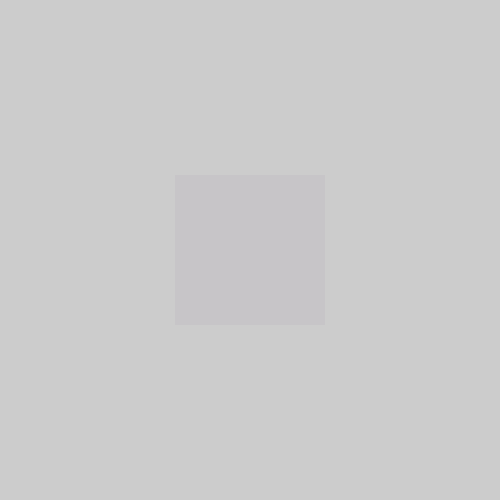
Frame 1 (no input)
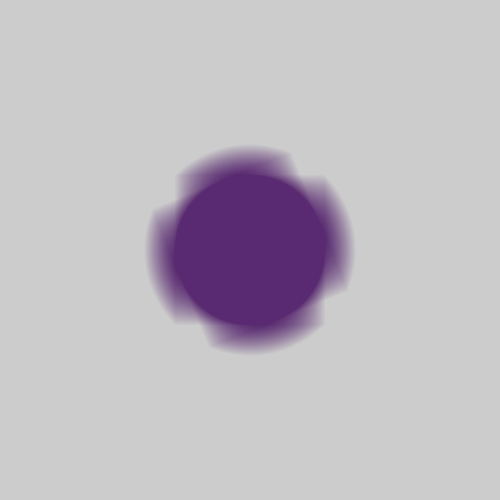
Frame 60 (the mouse pressed at the canvas centre just before this capture)
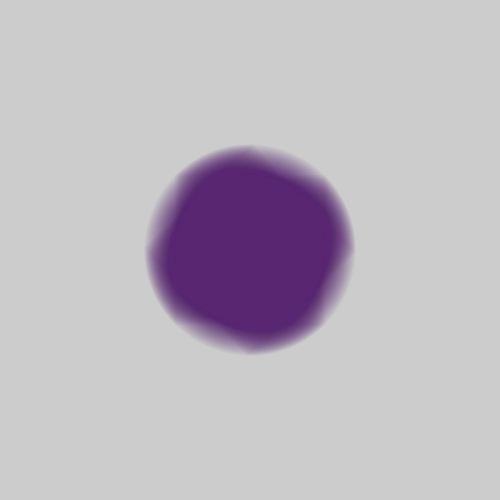
Frame 120 (the mouse held since frame 60 and released just before this capture)

The Processing sketch that drew these frames (run headless with seeded random() and noise(); from frame 60 on, the mouse is pressed at the canvas centre):

// Processing sketch: processing_64438
// ── processing_64438.pde

float r = 0;
float backgroundR;
float backgroundG;
float backgroundB;
void setup() {
  size(500,500);
 
 backgroundR = random(0,100);
 backgroundG = random(0,100);
 backgroundB = random(0,100);
 
  rectMode(CENTER);
  
  noStroke();
  smooth();
}


void draw() {
  
fill(backgroundR,backgroundG,backgroundB,10);
 //also width/2 and height/2
 
  translate(250,250);
 rotate(r);
  rect(0,0, 150, 150);
  
  
  r= r + 0.02;
  
  
  
  
}
